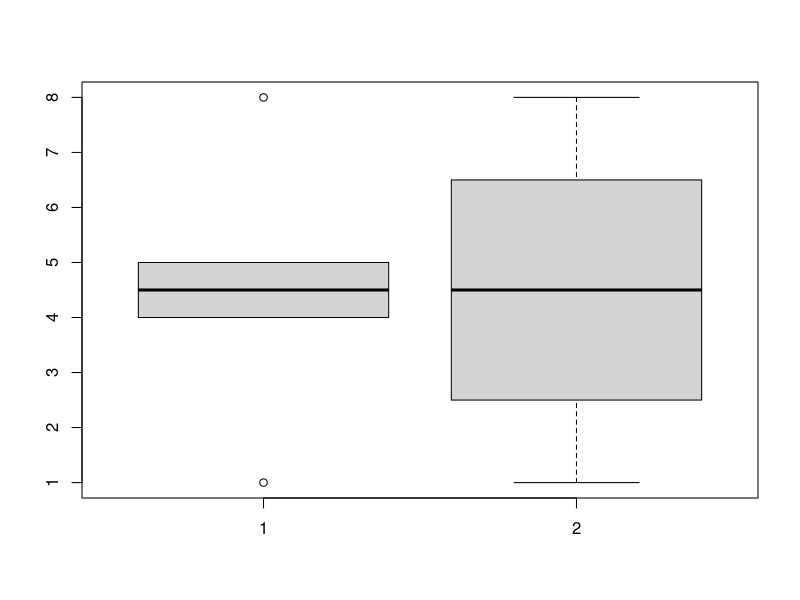
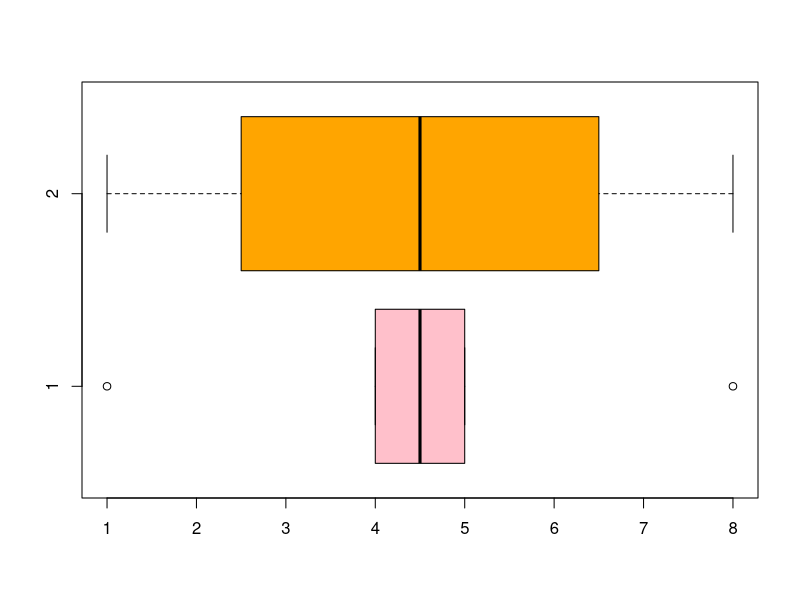
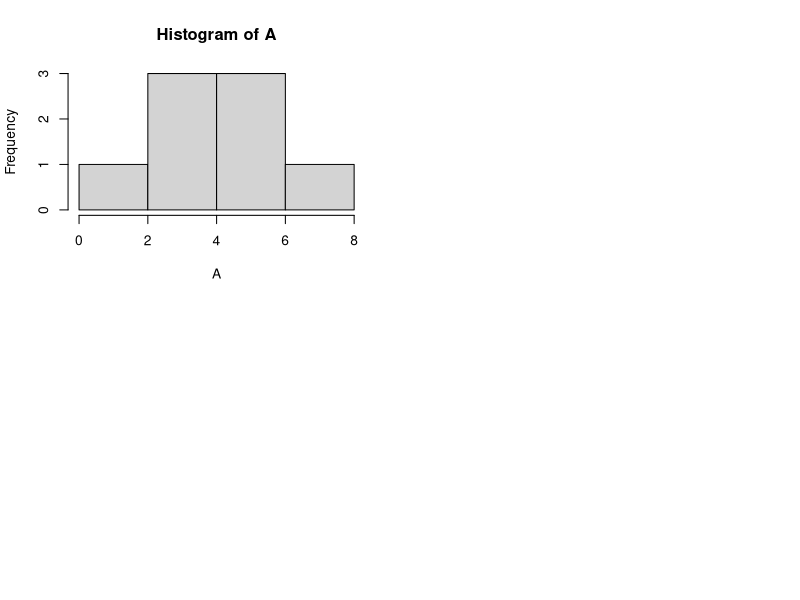

Recreate these plots in R, in order.
#creates a vector of numbers called A
A=c(1,4,4,4,5,5,5,8)
#creates a vector of numbers called B
B=c(1,2,3,4,5,6,7,8)
#creates a boxplot of the vectors A and B
boxplot(A,B)
#creates a boxplot of the vectors A and B. 
#The boxplot is colored pink and orange, and it is displayed horizontally.
boxplot(A,B,col=c('pink','orange'),horizontal = TRUE)
#sets the graphical parameters so that the next two plots will be displayed in a 2x2 grid.
par(mfrow=c(2,2))
#creates a histogram of the vector A.
hist(A)

